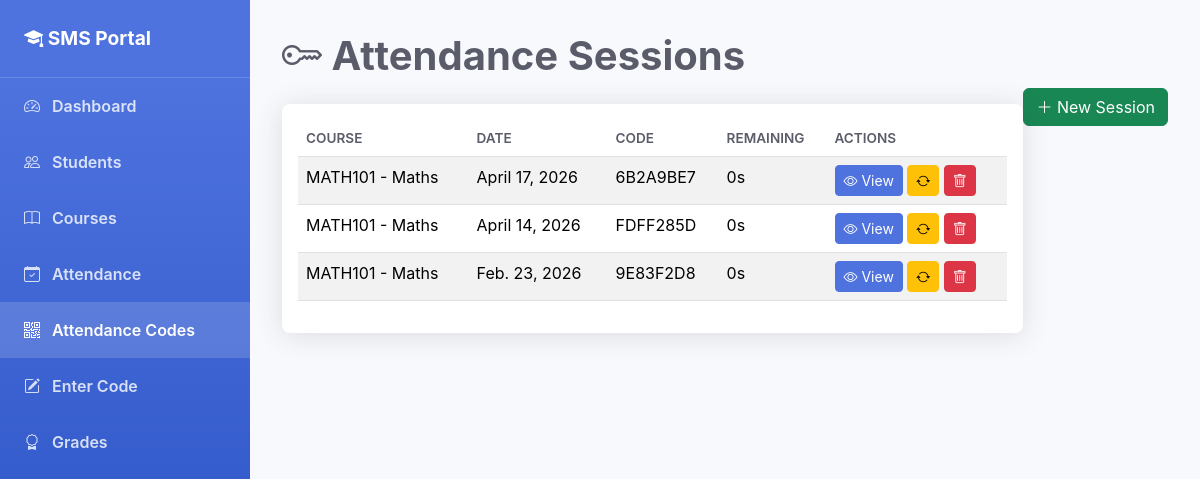
Page /attendance/sessions/ on the committed database.
### students/models.py (models this page shows, shortened)
class AttendanceSession(models.Model):
    course = models.ForeignKey(Course, on_delete=models.CASCADE, related_name='sessions')
    date = models.DateField()
    code = models.CharField(max_length=32, unique=True)
    created_at = models.DateTimeField(auto_now_add=True)
    expires_at = models.DateTimeField(blank=True)
    @property
    def remaining_seconds(self):
        from django.utils import timezone
        delta = self.expires_at - timezone.now()
        return max(int(delta.total_seconds()), 0)
    class Meta:
        ordering = ['-date']
        unique_together = ['course', 'date']

class Course(models.Model):
    name = models.CharField(max_length=100)
    code = models.CharField(max_length=20, unique=True)
    credits = models.IntegerField(default=3)
    description = models.TextField(blank=True)
    created_at = models.DateTimeField(auto_now_add=True)
    class Meta:
        ordering = ['code']

### students/views.py (the view)
# urls.py: path('attendance/sessions/', views.attendance_session_list, name='attendance_session_list'),
def attendance_session_list(request):
    sessions = AttendanceSession.objects.select_related('course').all()[:50]
    return render(request, 'students/attendance_session_list.html', {'sessions': sessions})

### students/templates/students/attendance_session_list.html (shortened to what this page needs)
{% extends 'students/base.html' %}
{% block content %}
<div class="page-header">
    <h1><i class="bi bi-key"></i> Attendance Sessions</h1>
    <a href="{% url 'attendance_session_create' %}" class="btn btn-success float-end">
        <i class="bi bi-plus-lg"></i> New Session
    </a>
</div>
<div class="card">
    <div class="card-body">
        {% if sessions %}
            <table class="table table-striped">
                <thead>
                    <tr>
                        <th>Course</th>
                        <th>Date</th>
                        <th>Code</th>
                        <th>Remaining</th>
                        <th>Actions</th>
                    </tr>
                </thead>
                <tbody>
                {% for sess in sessions %}
                    <tr>
                        <td>{{ sess.course.code }} - {{ sess.course.name }}</td>
                        <td>{{ sess.date }}</td>
                        <td>{{ sess.code }}</td>
                        <td>{{ sess.remaining_seconds }}s</td>
                        <td>
                            <a href="{% url 'attendance_session_detail' sess.pk %}" class="btn btn-sm btn-primary">
                                <i class="bi bi-eye"></i> View
                            </a>
                            <a href="{% url 'attendance_session_regenerate' sess.pk %}" class="btn btn-sm btn-warning">
                                <i class="bi bi-arrow-repeat"></i>
                            </a>
                            <a href="{% url 'attendance_session_delete' sess.pk %}" class="btn btn-sm btn-danger">
                                <i class="bi bi-trash"></i>
                            </a>
                        </td>
                    </tr>
                {% endfor %}
                </tbody>
            </table>
        {% else %}
            <p>No attendance sessions created yet.</p>
        {% endif %}
    </div>
</div>
{% endblock %}

### students/templates/students/base.html (style rules this page uses)
:root { --primary-color: #4e73df; --secondary-color: #858796; --success-color: #1cc88a; --info-color: #36b9cc; --warning-color: #f6c23e; --danger-color: #e74a3b; }
body { background-color: #f8f9fc; font-family: 'Nunito', -apple-system, BlinkMacSystemFont, 'Segoe UI', Roboto, sans-serif; }
.card { border: none; box-shadow: 0 0.15rem 1.75rem 0 rgba(58, 59, 69, 0.15); border-radius: 0.5rem; }
.btn-primary { background-color: var(--primary-color); border-color: var(--primary-color); }
.table th { font-weight: 600; color: #5a5c69; text-transform: uppercase; font-size: 0.85rem; }
.page-header { margin-bottom: 1.5rem; }
.page-header h1 { color: #5a5c69; font-weight: 700; }

### rows in the picture
AttendanceSession: course.code "MATH101", course.name "Maths", date "April 17, 2026", code "6B2A9BE7", remaining_seconds "0"
AttendanceSession: course.code "MATH101", course.name "Maths", date "April 14, 2026", code "FDFF285D", remaining_seconds "0"
AttendanceSession: course.code "MATH101", course.name "Maths", date "Feb. 23, 2026", code "9E83F2D8", remaining_seconds "0"
